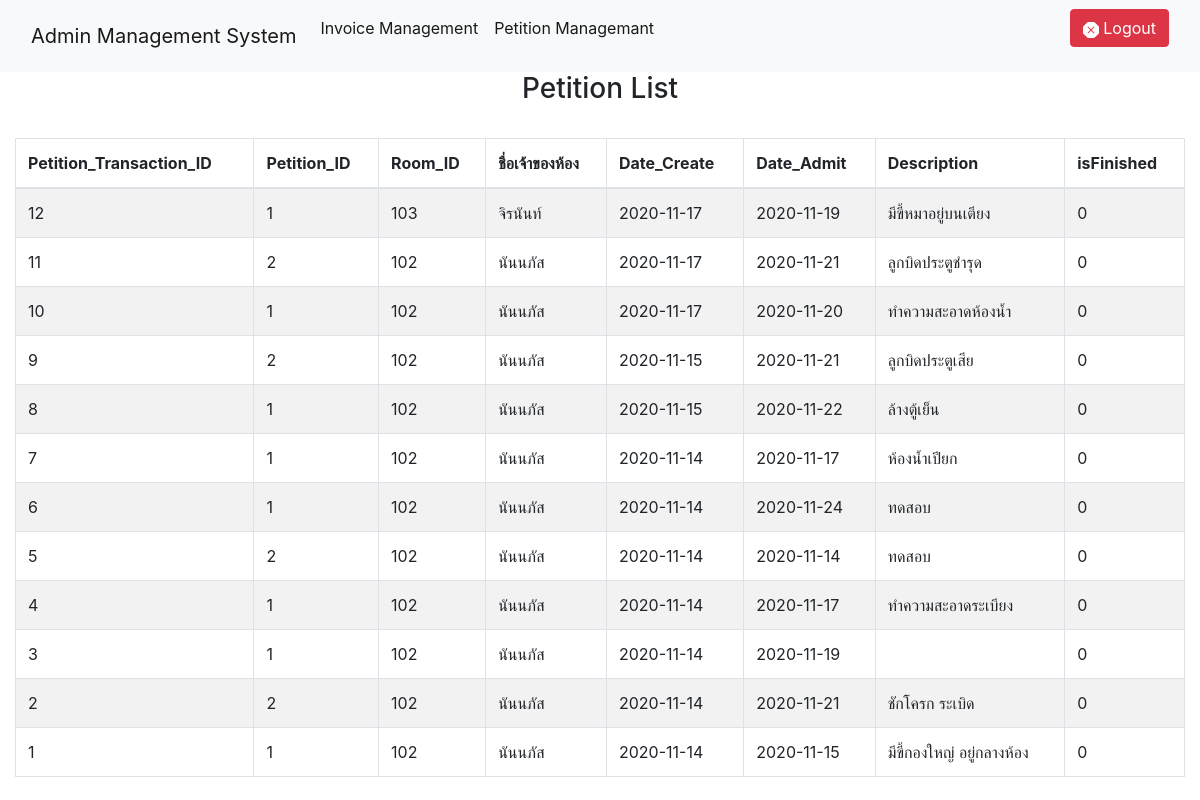
Page /admin/Petition/petition.php (signed in) on the earlier database version.
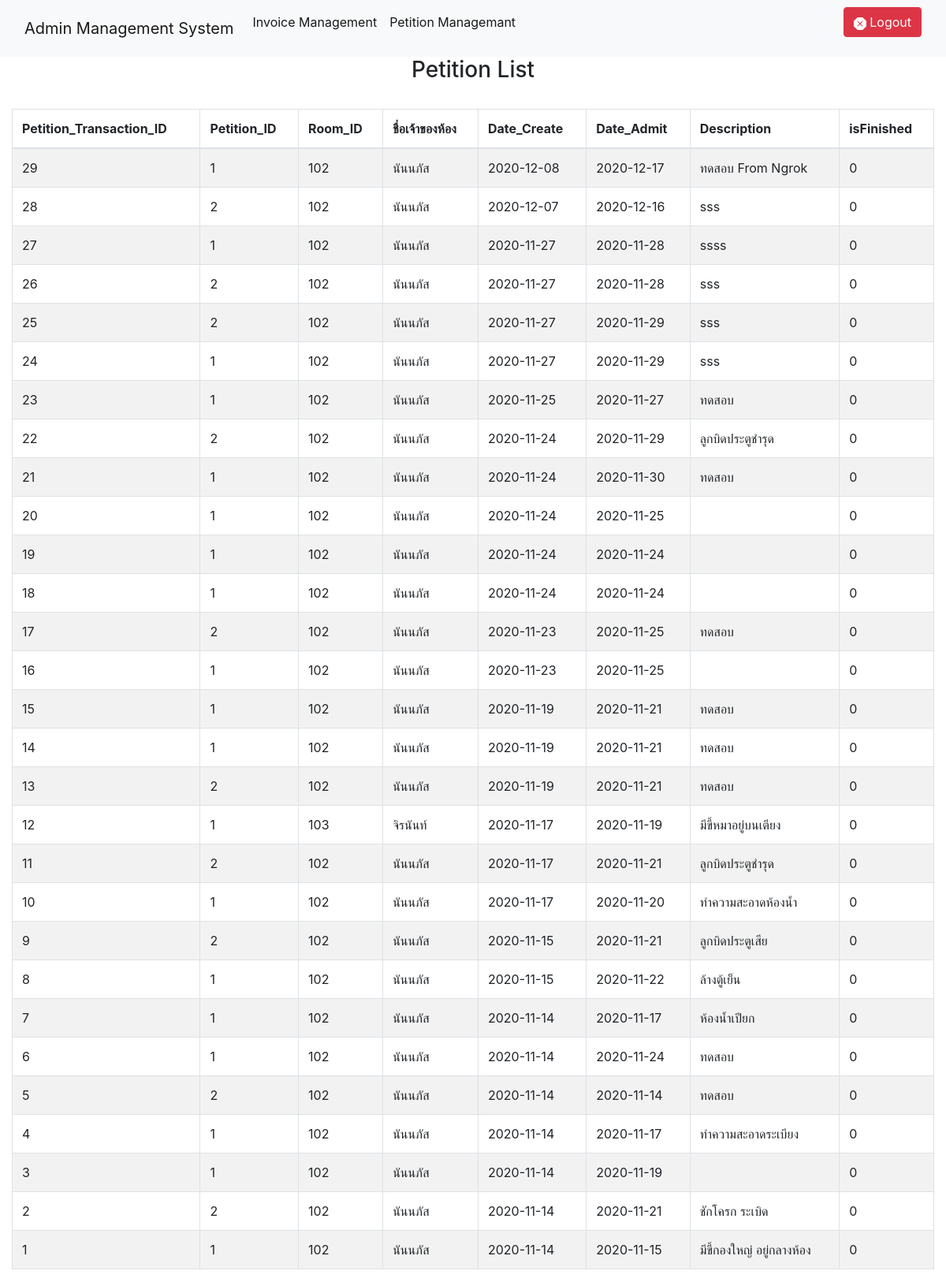
Same page on the later database version.
### tables this page shows
CREATE TABLE `petition_transaction` (
  `Petition_Transaction_ID` int(11) NOT NULL,
  `Petition_ID` int(11) NOT NULL,
  `Room_ID` int(11) NOT NULL,
  `Member_ID` int(11) NOT NULL,
  `Date_Create` varchar(10) NOT NULL,
  `Date_Admit` varchar(10) NOT NULL,
  `Description` varchar(255) NOT NULL,
  `isFinished` tinyint(1) NOT NULL DEFAULT 0
);

CREATE TABLE `member` (
  `Member_ID` int(11) NOT NULL,
  `Username` varchar(20) NOT NULL,
  `Password` varchar(32) NOT NULL,
  `F_Name` varchar(50) NOT NULL,
  `L_Name` varchar(50) NOT NULL,
  `Phone` varchar(11) NOT NULL,
  `isAdmin` tinyint(1) NOT NULL DEFAULT 0
);

### admin/Petition/petition.php (the view, shortened to what this page needs)
<?php
    include_once('../../src/function.php');
    if ($_SESSION['Member_ID'] == "" or $_SESSION['isAdmin'] == 0 ) {
        header("location: ../../index.php");
    }
    else {
    $DBCon = new DB_con();
    $sqlresult_petitionlist = $DBCon->getpetitionlist();
    $row_petitionlist = mysqli_num_rows($sqlresult_petitionlist);
?>
<!DOCTYPE html>
<html lang="en">
<head>
    <link rel="stylesheet" href="/project/src/css/bootstrap.min.css">
    <link rel="stylesheet" href="/project/src/css/dataTables.bootstrap4.min.css">
</head>
<body>
<?php include_once "../admin_header.php" ?>
    <div class="container-fluid">
    <h3 align="center">Petition List</h3> <br />
        <table id="data-table" class="table table-bordered table-striped">
            <thead>
                <tr>
                    <th>Petition_Transaction_ID</th>
                    <th>Petition_ID</th>
                    <th>Room_ID</th>
                    <th>ชื่อเจ้าของห้อง</th>
                    <th>Date_Create</th>
                    <th>Date_Admit</th>
                    <th>Description</th>
                    <th>isFinished</th>
                </tr>
            </thead>
            <?php
                if ($row_petitionlist > 0) {
                    foreach ($sqlresult_petitionlist as $row) {
                        echo '
                            <tr>
                                <td>'.$row["Petition_Transaction_ID"].'</td>
                                <td>'.$row["Petition_ID"].'</td>
                                <td>'.$row["Room_ID"].'</td>
                                <td>'.$row["F_Name"].'</td>
                                <td>'.$row["Date_Create"].'</td>
                                <td>'.$row["Date_Admit"].'</td>
                                <td>'.$row["Description"].'</td>
                                <td>'.$row["isFinished"].'</td>
                            </tr>
                        ';
                    }
                } ?>
                    </table>
    </div>
    </body>
</html>
<?php
}
?>

### src/function.php (shortened to what this page needs)
<?php
    class DB_con {
        function __construct() {
            $conn = mysqli_connect(DB_SERVER, DB_USERNAME, DB_PASSWORD, DB_NAME);
            $this->DBCon = $conn;
        }
        public function getpetitionlist() {
            $getpetitionlist = mysqli_query($this->DBCon, "SELECT `Petition_Transaction_ID`, `Petition_ID`, `Room_ID`, `F_Name`, `Date_Create`, `Date_Admit`, `Description`, `isFinished` FROM `petition_transaction`, `member` WHERE member.Member_ID = petition_transaction.Member_ID ORDER BY Petition_Transaction_ID DESC");
            return $getpetitionlist;
        }
    }
?>
<!DOCTYPE html>
<html lang="en">
<head>
    <link rel="stylesheet" type="text/css" href="https://cdnjs.cloudflare.com/ajax/libs/sweetalert/1.1.3/sweetalert.min.css">
</head>
<body>
</body>
</html>

### admin/admin_header.php (shortened to what this page needs)
<nav class="navbar navbar-expand-lg navbar-light bg-light">
  <div class="container-fluid">
    <div class="navbar-header">
      <a class="navbar-brand" href="/project/admin/admin.php">Admin Management System</a>
    </div>
    <ul class="collapse navbar-collapse list-unstyled">
    <div class="collapse navbar-collapse" id="navbarSupportedContent">
    <ul class="navbar-nav mr-auto">
      <li class="nav-item active">
        <a class="nav-link" href="/project/admin/invoice/invoice.php">Invoice Management</a>
      </li>
      <li class="nav-item active">
        <a class="nav-link" href="/project/admin/petition/petition.php">Petition Managemant</a>
      </li>
    </ul>
        <ul class="nav navbar-nav navbar-right">
            <form action="/project/admin/logout.php" method="POST">
                <li>
                    <button type="submit" class="btn btn-danger">
                         Logout
                    </button>
                </li>
            </form>
        </ul>
    </div>
</nav>

Differences in the rows shown:
added petition_transaction: Petition_Transaction_ID "29", Petition_ID "1", Room_ID "102", Member_ID.F_Name "นันนภัส", Date_Create "2020-12-08", Date_Admit "2020-12-17", Description "ทดสอบ From Ngrok", isFinished "0"
added petition_transaction: Petition_Transaction_ID "28", Petition_ID "2", Room_ID "102", Member_ID.F_Name "นันนภัส", Date_Create "2020-12-07", Date_Admit "2020-12-16", Description "sss", isFinished "0"
added petition_transaction: Petition_Transaction_ID "27", Petition_ID "1", Room_ID "102", Member_ID.F_Name "นันนภัส", Date_Create "2020-11-27", Date_Admit "2020-11-28", Description "ssss", isFinished "0"
added petition_transaction: Petition_Transaction_ID "26", Petition_ID "2", Room_ID "102", Member_ID.F_Name "นันนภัส", Date_Create "2020-11-27", Date_Admit "2020-11-28", Description "sss", isFinished "0"
added petition_transaction: Petition_Transaction_ID "25", Petition_ID "2", Room_ID "102", Member_ID.F_Name "นันนภัส", Date_Create "2020-11-27", Date_Admit "2020-11-29", Description "sss", isFinished "0"
added petition_transaction: Petition_Transaction_ID "24", Petition_ID "1", Room_ID "102", Member_ID.F_Name "นันนภัส", Date_Create "2020-11-27", Date_Admit "2020-11-29", Description "sss", isFinished "0"
added petition_transaction: Petition_Transaction_ID "23", Petition_ID "1", Room_ID "102", Member_ID.F_Name "นันนภัส", Date_Create "2020-11-25", Date_Admit "2020-11-27", Description "ทดสอบ", isFinished "0"
added petition_transaction: Petition_Transaction_ID "22", Petition_ID "2", Room_ID "102", Member_ID.F_Name "นันนภัส", Date_Create "2020-11-24", Date_Admit "2020-11-29", Description "ลูกบิดประตูชำรุด", isFinished "0"
added petition_transaction: Petition_Transaction_ID "21", Petition_ID "1", Room_ID "102", Member_ID.F_Name "นันนภัส", Date_Create "2020-11-24", Date_Admit "2020-11-30", Description "ทดสอบ", isFinished "0"
added petition_transaction: Petition_Transaction_ID "20", Petition_ID "1", Room_ID "102", Member_ID.F_Name "นันนภัส", Date_Create "2020-11-24", Date_Admit "2020-11-25", isFinished "0"
added petition_transaction: Petition_Transaction_ID "19", Petition_ID "1", Room_ID "102", Member_ID.F_Name "นันนภัส", Date_Create "2020-11-24", Date_Admit "2020-11-24", isFinished "0"
added petition_transaction: Petition_Transaction_ID "18", Petition_ID "1", Room_ID "102", Member_ID.F_Name "นันนภัส", Date_Create "2020-11-24", Date_Admit "2020-11-24", isFinished "0"
added petition_transaction: Petition_Transaction_ID "17", Petition_ID "2", Room_ID "102", Member_ID.F_Name "นันนภัส", Date_Create "2020-11-23", Date_Admit "2020-11-25", Description "ทดสอบ", isFinished "0"
added petition_transaction: Petition_Transaction_ID "16", Petition_ID "1", Room_ID "102", Member_ID.F_Name "นันนภัส", Date_Create "2020-11-23", Date_Admit "2020-11-25", isFinished "0"
added petition_transaction: Petition_Transaction_ID "15", Petition_ID "1", Room_ID "102", Member_ID.F_Name "นันนภัส", Date_Create "2020-11-19", Date_Admit "2020-11-21", Description "ทดสอบ", isFinished "0"
added petition_transaction: Petition_Transaction_ID "14", Petition_ID "1", Room_ID "102", Member_ID.F_Name "นันนภัส", Date_Create "2020-11-19", Date_Admit "2020-11-21", Description "ทดสอบ", isFinished "0"
added petition_transaction: Petition_Transaction_ID "13", Petition_ID "2", Room_ID "102", Member_ID.F_Name "นันนภัส", Date_Create "2020-11-19", Date_Admit "2020-11-21", Description "ทดสอบ", isFinished "0"
